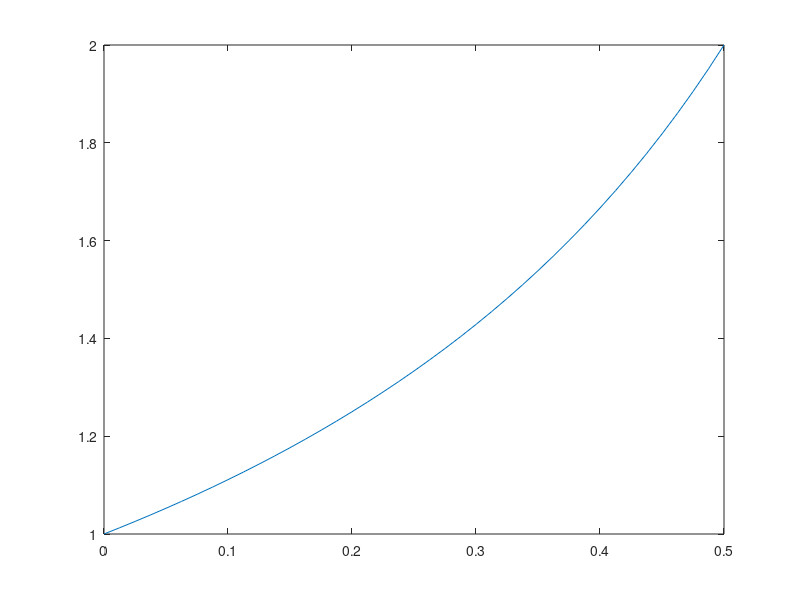

The MATLAB script that drew this image:
function ode3
%ODE3: MATLAB function M-file that solves 
%the ODE y' = xy^2 + y, for y(0) = 1 
%on [0,.5] and plots the solution.
%Uses an anonymous subfunction.  Even though 
%there are no inputs or outputs, this must
%be a function file in order to have a subfunction.
rhs = @(x,y) subrhs(x,y)
xspan = [0 .5];
y0 = 1;
[x y] = ode45(rhs,xspan,y0)
plot(x,y)
pause
%In many cases we want to restrict the values
%MATLAB returns. 
xspan = 0:.1:.5; 
[x y] = ode45(rhs,xspan,y0)
%
function yprime = subrhs(x,y)
yprime = x*y^2+y;